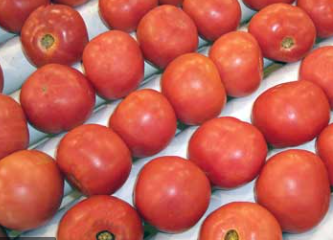
#> input picture 10.PNG, 333 x 240 px
$ python test.py
#> lines starting #> are read from the running program, lines starting #| are printed output that depends on the picture; after the words box and inside, x2 and y2 are one past the last pixel; in counts of white or black regions, pixels touching at a corner belong together
#> further down, img is the input picture: shape (240, 333, 3); mean B, G, R 80.3, 92.6, 195.7
### image_processing.py
import cv2
import numpy as np
import matplotlib.pyplot as plt
import time

class Image_processing(object):
    def __init__(self, image, threshold, inv = False):
#> called with threshold = 150, inv = False
        self.img_gray = cv2.cvtColor(image, cv2.COLOR_BGR2GRAY)
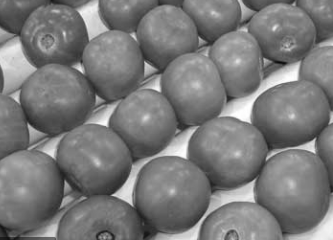
#> self.img_gray: shape (240, 333); min 10, max 255, mean 122
        self.img_threshold_binary  = cv2.threshold(self.img_gray, threshold, 255, cv2.THRESH_BINARY)[1]
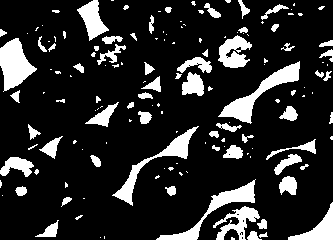
#> self.img_threshold_binary: shape (240, 333); 16.5% white; 149 white regions (84 under 20 px), largest, box (x1, y1, x2, y2) and area: (218, 61, 300, 124) 1243, (0, 38, 37, 92) 1145, (156, 179, 256, 240) 1049
        self.inv = inv
        if self.inv == True:
            self.img_threshold_inv = cv2.threshold(self.img_gray, threshold, 255, cv2.THRESH_BINARY_INV)[1]


    def _dilate(self, kernel, iter):
#> called with kernel = (7, 7), iter = 10
        if self.inv == True:
            img = cv2.dilate(self.img_threshold_inv, kernel = kernel, iterations=iter)
        else:
            img = cv2.dilate(self.img_threshold_binary, kernel = kernel, iterations=iter)
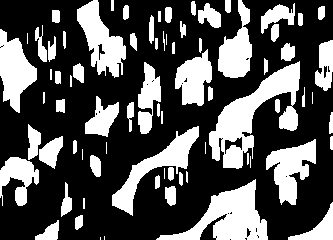
#> img: shape (240, 333); 33.1% white; 75 white regions (10 under 20 px), largest, box (x1, y1, x2, y2) and area: (209, 61, 300, 169) 3671, (156, 179, 268, 240) 2924, (112, 126, 199, 216) 1930
        print("Dilated with kernel =  {} and iteration = {}".format(kernel, iter))
        return img

    # [7 lines left out: function _erode, not called in this run]
    def _histogram(self):
        plt.hist(self.img_gray.ravel(),256,[0,256])
        plt.show()

### test.py
import cv2
from image_processing import Image_processing

img = cv2.imread("10.PNG", cv2.IMREAD_COLOR)

img = Image_processing(img, 150)

b_img = img._dilate(kernel=(7,7),iter=10)

cv2.imshow("image_b",b_img)
# cv2.imshow("image_inv",img_inv)
cv2.waitKey(0)
cv2.destroyAllWindows()
